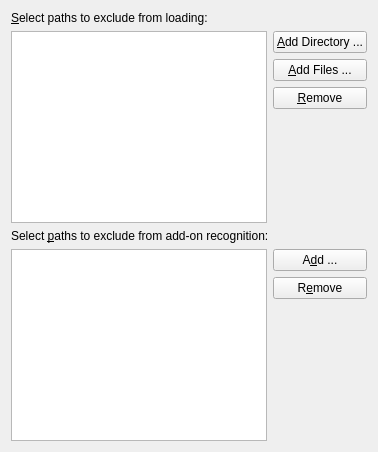
      <widget class="QWidget" name="stackedWidgetOptionsPage12">
       <layout class="QGridLayout" name="gridLayout_9">
        <item row="3" column="3">
         <layout class="QVBoxLayout" name="verticalLayoutOptionsDatabase_2">
          <property name="leftMargin">
           <number>0</number>
          </property>
          <item alignment="Qt::AlignTop">
           <widget class="QPushButton" name="pushButtonOptionsDatabaseAddAddon">
            <property name="text">
             <string>A&amp;dd ...</string>
            </property>
           </widget>
          </item>
          <item alignment="Qt::AlignTop">
           <widget class="QPushButton" name="pushButtonOptionsDatabaseRemoveAddon">
            <property name="text">
             <string>R&amp;emove</string>
            </property>
           </widget>
          </item>
          <item>
           <spacer name="verticalSpacerOptionsDatabaseAddon">
            <property name="orientation">
             <enum>Qt::Vertical</enum>
            </property>
            <property name="sizeHint" stdset="0">
             <size>
              <width>20</width>
              <height>40</height>
             </size>
            </property>
           </spacer>
          </item>
         </layout>
        </item>
        <item row="1" column="3">
         <layout class="QVBoxLayout" name="verticalLayoutOptionsDatabase">
          <property name="leftMargin">
           <number>0</number>
          </property>
          <item alignment="Qt::AlignTop">
           <widget class="QPushButton" name="pushButtonOptionsDatabaseAddExcludeDir">
            <property name="text">
             <string>&amp;Add Directory ...</string>
            </property>
           </widget>
          </item>
          <item>
           <widget class="QPushButton" name="pushButtonOptionsDatabaseAddExcludeFile">
            <property name="text">
             <string>&amp;Add Files ...</string>
            </property>
           </widget>
          </item>
          <item alignment="Qt::AlignTop">
           <widget class="QPushButton" name="pushButtonOptionsDatabaseRemoveExclude">
            <property name="text">
             <string>&amp;Remove</string>
            </property>
           </widget>
          </item>
          <item>
           <spacer name="verticalSpacerOptionsDatabaseExclude">
            <property name="orientation">
             <enum>Qt::Vertical</enum>
            </property>
            <property name="sizeHint" stdset="0">
             <size>
              <width>20</width>
              <height>40</height>
             </size>
            </property>
           </spacer>
          </item>
         </layout>
        </item>
        <item row="1" column="2">
         <widget class="QListWidget" name="listWidgetOptionsDatabaseExclude">
          <property name="toolTip">
           <string>All directories including sub-directories and files in this list will be omitted when loading the scenery library into the Little Navmap database.
You can also use this list to speed up database loading if you exclude directories that do not contain airports or navaids.
These paths apply to all Flight Simulators (FSX, P3D and X-Plane).
You have to reload the scenery library so that the changes take effect.</string>
          </property>
          <property name="editTriggers">
           <set>QAbstractItemView::NoEditTriggers</set>
          </property>
          <property name="alternatingRowColors">
           <bool>true</bool>
          </property>
          <property name="selectionMode">
           <enum>QAbstractItemView::ExtendedSelection</enum>
          </property>
         </widget>
        </item>
        <item row="3" column="2">
         <widget class="QListWidget" name="listWidgetOptionsDatabaseAddon">
          <property name="toolTip">
           <string>All airports found outside the default &quot;scenery&quot; directory will be considered add-ons.
You can use this list to modify this behavior.
Any airports found in these directories and their sub-directories will not be considered add-ons.
These paths apply to all Flight Simulators  (FSX, P3D and X-Plane).
You have to reload the scenery library so that the changes take effect.</string>
          </property>
          <property name="editTriggers">
           <set>QAbstractItemView::NoEditTriggers</set>
          </property>
          <property name="alternatingRowColors">
           <bool>true</bool>
          </property>
          <property name="selectionMode">
           <enum>QAbstractItemView::ExtendedSelection</enum>
          </property>
         </widget>
        </item>
        <item row="0" column="2" colspan="2">
         <widget class="QLabel" name="labelOptionsDatabaseExclude">
          <property name="text">
           <string>&amp;Select paths to exclude from loading:</string>
          </property>
          <property name="alignment">
           <set>Qt::AlignLeading|Qt::AlignLeft|Qt::AlignTop</set>
          </property>
          <property name="wordWrap">
           <bool>true</bool>
          </property>
          <property name="buddy">
           <cstring>listWidgetOptionsDatabaseExclude</cstring>
          </property>
         </widget>
        </item>
        <item row="2" column="2" colspan="2">
         <widget class="QLabel" name="labelOptionsDatabaseAddon">
          <property name="text">
           <string>Select &amp;paths to exclude from add-on recognition:</string>
          </property>
          <property name="alignment">
           <set>Qt::AlignLeading|Qt::AlignLeft|Qt::AlignTop</set>
          </property>
          <property name="wordWrap">
           <bool>true</bool>
          </property>
          <property name="buddy">
           <cstring>listWidgetOptionsDatabaseAddon</cstring>
          </property>
         </widget>
        </item>
       </layout>
      </widget>
